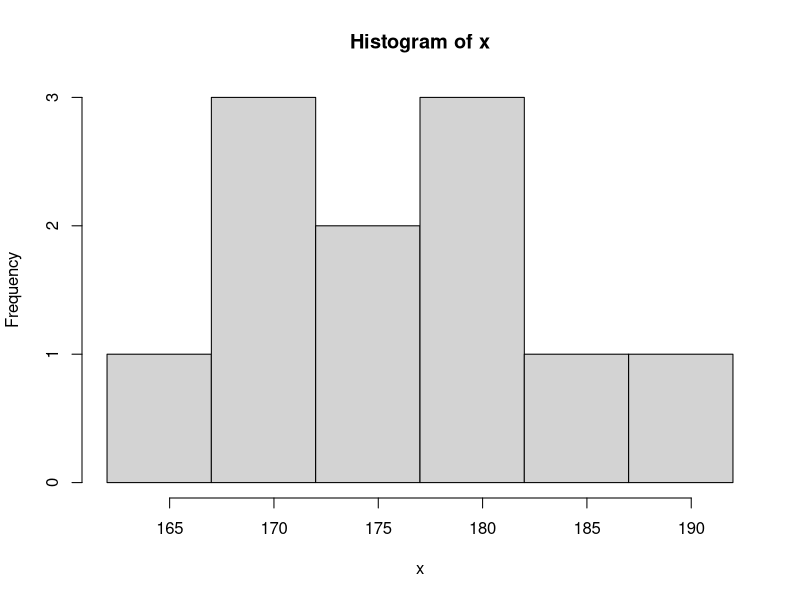
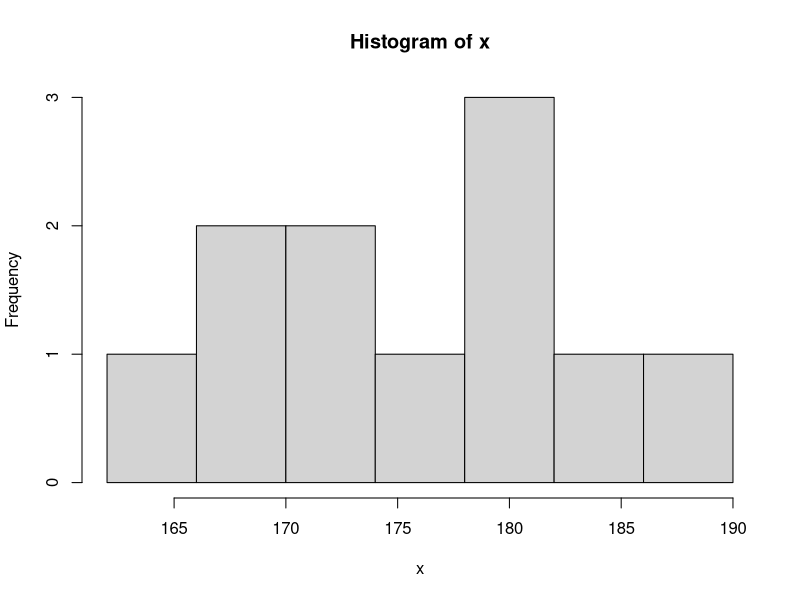
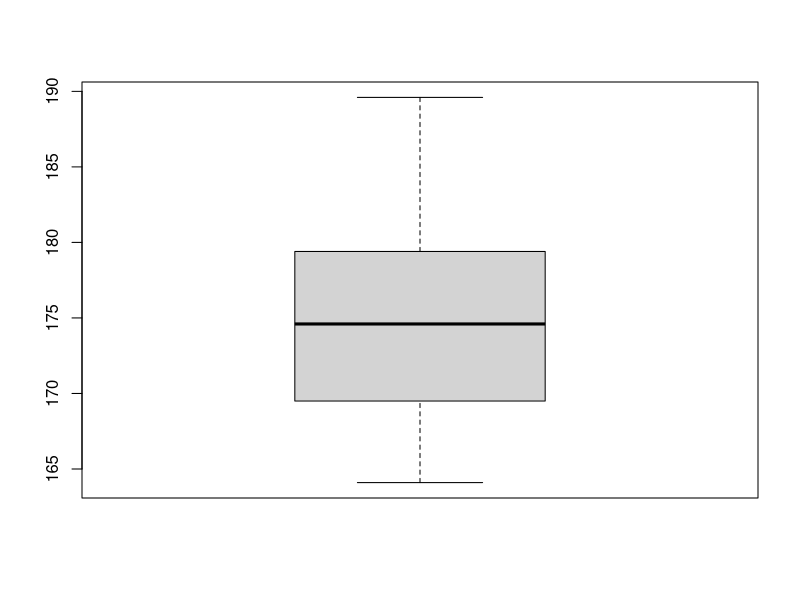
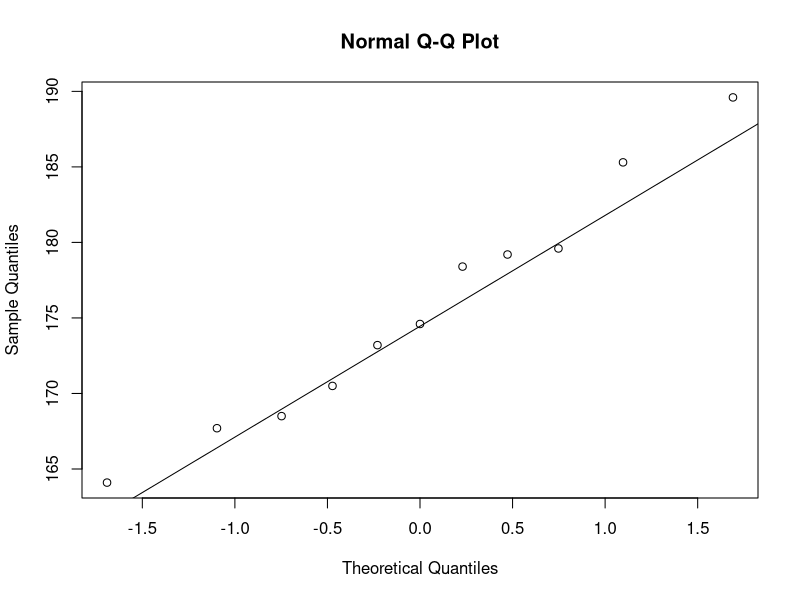
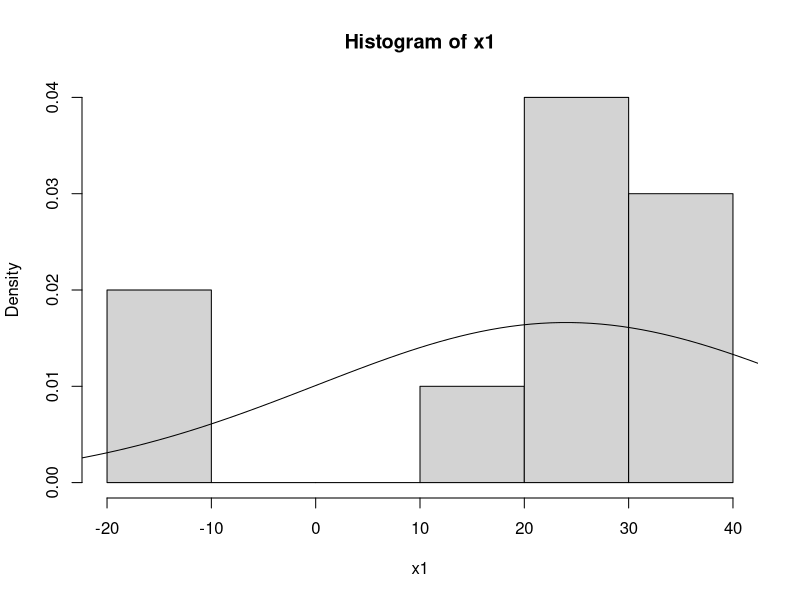
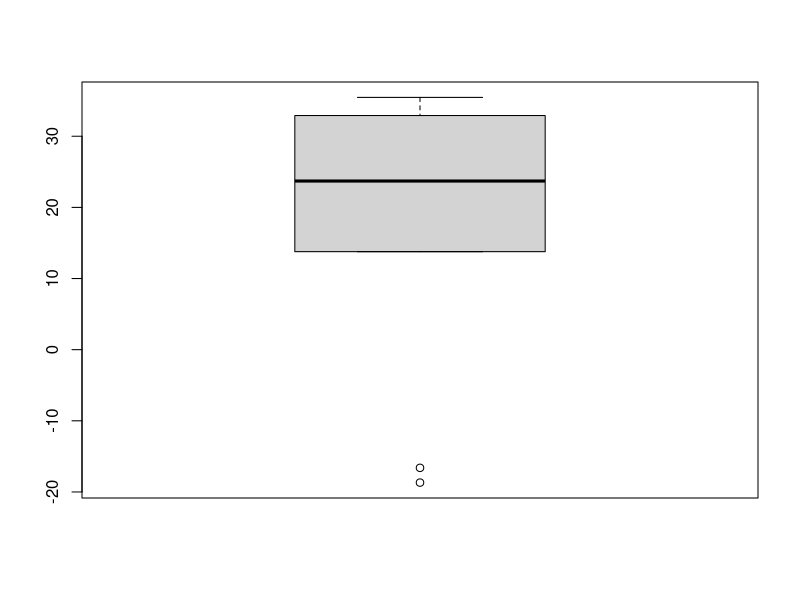
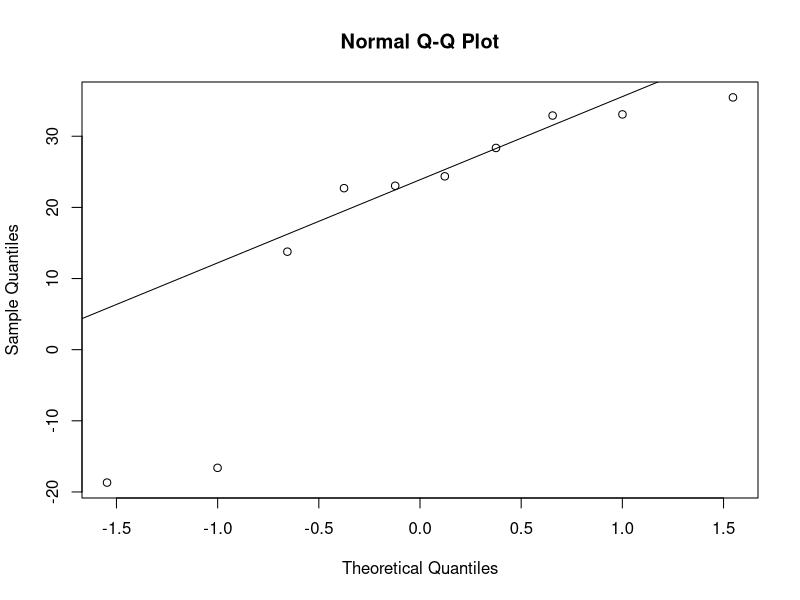
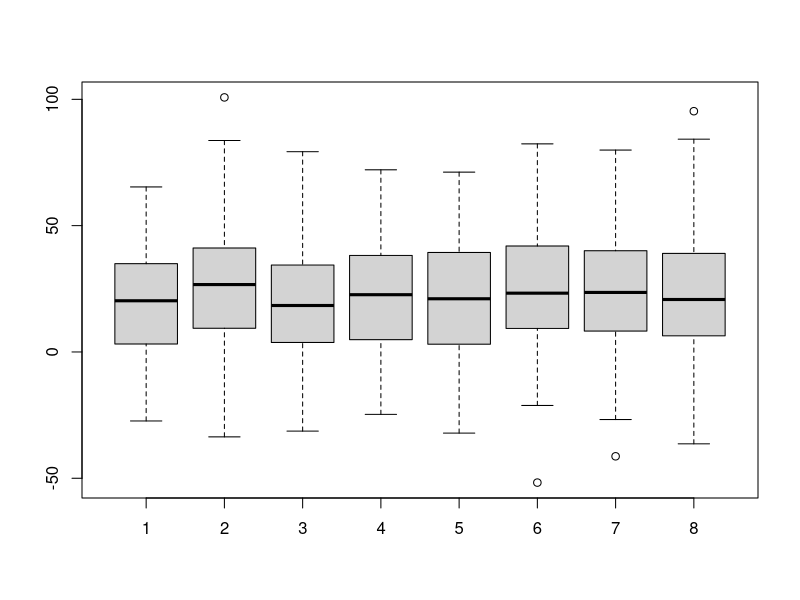

Generate these figures, in order, with R:
## ---- chunk 1
library(tidyverse)
library(dplyr)
## ---- chunk 2
x <- c(174.6, 173.2, 189.6, 167.7, 179.2, 179.6, 170.5, 168.5, 185.3, 164.1, 178.4)
## ---- chunk 3
print(mean(x)) # Medelvärde
print(var(x)) # (Stickprovs)varians
print(sd(x)) # (Stickprovs)standardavvikelse
print(summary(x)) # Minimum, maximum, median, kvartiler
## ---- chunk 4
stem(x)
## ---- chunk 5
hist(x, breaks = seq(from = 162, to = 192, by = 5))
hist(x, breaks = seq(from = 162, to = 190, by = 4))
## ---- chunk 6
boxplot(x)
## ---- chunk 7
qqnorm(x)
qqline(x)
## ---- chunk 8
set.seed(19960120)
x1 <- rnorm(10, 24, 24) # antal simulerade värden, väntevärde, standardavvikelse
## ---- chunk 9
hist(x1, prob = TRUE)
x <- seq(from = -24, to = 72, length.out = 100)
lines(x, dnorm(x, 24, 24))
## ---- chunk 10
boxplot(x1)
## ---- chunk 11
qqnorm(x1)
qqline(x1)
## ---- chunk 12
set.seed(19960120)
x1 <- rnorm(100, 24, 24) # Detta är samma som ovan pga set.seed
x2 <- rnorm(100, 24, 24) # Detta blir nya slumptal
x3 <- rnorm(100, 24, 24) # Osv
x4 <- rnorm(100, 24, 24)
x5 <- rnorm(100, 24, 24)
x6 <- rnorm(100, 24, 24)
x7 <- rnorm(100, 24, 24)
x8 <- rnorm(100, 24, 24)
## ---- chunk 13
boxplot(x1, x2, x3, x4, x5, x6, x7, x8)
## ---- chunk 14
old_par <- par(mfrow = c(2, 4)) # 2 rader, 4 kolumner
hist(x1)
hist(x2)
hist(x3)
hist(x4)
hist(x5)
hist(x6)
hist(x7)
hist(x8)
par(old_par) # "Säg åt R att sluta förvänta sig fler plottar till samma fönster"
## ---- chunk 15
old_par <- par(mfrow = c(2, 4)) # 2 rader, 4 kolumner
qqnorm(x1)
qqline(x1)
qqnorm(x2)
qqline(x2)
qqnorm(x3)
qqline(x3)
qqnorm(x4)
qqline(x4)
qqnorm(x5)
qqline(x5)
qqnorm(x6)
qqline(x6)
qqnorm(x7)
qqline(x7)
qqnorm(x8)
qqline(x8)
## ---- chunk 16
set.seed(19960120)
u1 <- runif(100, 24-sqrt(3), 24+sqrt(3)) # antal simulerade värden, min, max
u2 <- runif(100, 24-sqrt(3), 24+sqrt(3))
u3 <- runif(100, 24-sqrt(3), 24+sqrt(3))
u4 <- runif(100, 24-sqrt(3), 24+sqrt(3))
u5 <- runif(100, 24-sqrt(3), 24+sqrt(3))
## ---- chunk 17
boxplot(u1, u2, u3, u4, u5)
## ---- chunk 18
old_par <- par(mfrow = c(2, 2)) # 2 rader, 4 kolumner
hist(u1)
hist(u2)
hist(u3)
hist(u4)
hist(u5)
par(old_par) # "Säg åt R att sluta förvänta sig fler plottar till samma fönster"
## ---- chunk 19
old_par <- par(mfrow = c(2, 2)) # 2 rader, 4 kolumner
qqnorm(u1)
qqline(u1)
qqnorm(u2)
qqline(u2)
qqnorm(u3)
qqline(u3)
qqnorm(u4)
qqline(u4)
qqnorm(u5)
qqline(u5)
## ---- chunk 20
old_par <- par(mfrow = c(2, 4))
hist(x1, breaks = seq(from = -40, to = 80, by = 5))
hist(x2, breaks = seq(from = -80, to = 120, by = 5))
hist(x3, breaks = seq(from = -40, to = 80, by = 5))
hist(x4, breaks = seq(from = -40, to = 80, by = 5))
hist(u1, breaks = seq(from = 21, to = 26, by = 0.2))
hist(u2, breaks = seq(from = 21, to = 26, by = 0.2))
hist(u3, breaks = seq(from = 21, to = 26, by = 0.2))
hist(u4, breaks = seq(from = 21, to = 26, by = 0.2))

## ---- chunk 21
set.seed(19960120)
e1 <- rexp(20, 1/24) # antal simulerade observationer, 1/väntevärdet
e2 <- rexp(20, 1/24)
e3 <- rexp(20, 1/24)
e4 <- rexp(20, 1/24)
e5 <- rexp(20, 1/24)
e6 <- rexp(20, 1/24)
## ---- chunk 22
boxplot(e1, e2, e3, e4, e5, e6)
## ---- chunk 23
old_par <- par(mfrow = c(2, 3))
hist(e1, breaks = seq(from = 0, to = 100, by = 20))
hist(e2, breaks = seq(from = 0, to = 100, by = 20))
hist(e3, breaks = seq(from = 0, to = 100, by = 20))
hist(e4, breaks = seq(from = 0, to = 100, by = 20))
hist(e5, breaks = seq(from = 0, to = 100, by = 20))
hist(e6, breaks = seq(from = 0, to = 100, by = 20))
## ---- chunk 24
old_par <- par(mfrow = c(2, 3))
qqnorm(e1)
qqline(e1)
qqnorm(e2)
qqline(e2)
qqnorm(e3)
qqline(e3)
qqnorm(e4)
qqline(e4)
qqnorm(e5)
qqline(e5)
qqnorm(e6)
qqline(e6)
## ---- chunk 25
alc <- read.csv("olvinsprit.csv", header = TRUE)
alc
land <- alc$Land
beer <- alc$beer
vin <- alc$vin
sprit <- alc$sprit

## ---- chunk 26
gg_alc <- ggplot(alc, aes(x=beer, y=vin, label=Land)) + 
  geom_point(col = "#00AFBB", size = sprit) + 
  geom_text(hjust=-0.1, vjust=-0.3) + 
  labs(title="Alcohol consumption in some OECD countries", 
       subtitle="Wine and beer", 
       y="Wine", 
       x="Beer", 
       caption="Storlek på datapunkter indikerar mängden starksprit.")
plot(gg_alc)
## ---- chunk 27
boxplot(alc$vin)
